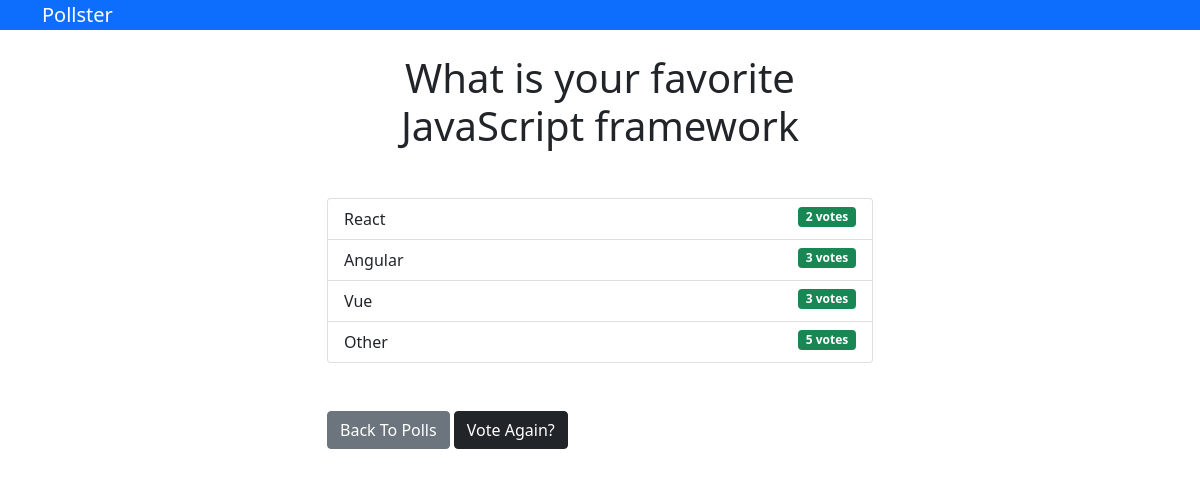
The app's page /polls/2/results/ with its own data.
### polls/models.py (models this page shows, shortened)
class Question(models.Model):
    question_text = models.CharField(max_length=200)
    pub_date = models.DateField('date published')

class Choice(models.Model):
    question = models.ForeignKey(Question, on_delete=models.CASCADE)
    choice_text = models.CharField(max_length=200)
    votes = models.IntegerField(default=0)

### polls/views.py (the view)
# urls.py: path('<int:question_id>/results/', views.results, name='results'),
def results(request, question_id):
    question = get_object_or_404(Question, pk=question_id)
    return render(request, 'polls/results.html', {'question': question})

### templates/polls/results.html
{% extends 'base.html' %}
{% block content %}
<h1 class="mb-5 text-center">{{ question.question_text }}</h1>
<ul class="list-group mb-5">
    {% for choice in question.choice_set.all %}
    <li class="list-group-item">
        {{ choice.choice_text }} <span class="badge bg-success float-end">{{ choice.votes }} vote{{ choice.votes | pluralize }}</span>
    </li>
    {% endfor %}
</ul>
<a class="btn btn-secondary" href="{% url 'polls:index' %}">Back To Polls</a>
<a class="btn btn-dark" href="{% url 'polls:detail' question.id %}">Vote Again?</a>
{% endblock %}

### templates/base.html (shortened to what this page needs)
<!DOCTYPE html>
<html lang="en">
<head>
    <link href="https://cdn.jsdelivr.net/npm/bootstrap@5.1.3/dist/css/bootstrap.min.css" rel="stylesheet">
</head>
<body>
    {% include 'partials/_navbar.html' %}
   <div class="container">
       <div class="row">
           <div class="col-md-6 m-auto">
               {% block content %}{% endblock %}
           </div>
       </div>
   </div>
</body>
</html>

### templates/partials/_navbar.html
<nav class="navabr navbar-dark bg-primary mb-4">
    <div class="container">
        <a class="navbar-brand" href="/">Pollster</a>
    </div>
</nav>

### records on screen
Question: question_text "What is your favorite JavaScript framework"
Choice: choice_text "React", votes "2", votes|pluralize "s"
Choice: choice_text "Angular", votes "3", votes|pluralize "s"
Choice: choice_text "Vue", votes "3", votes|pluralize "s"
Choice: choice_text "Other", votes "5", votes|pluralize "s"
